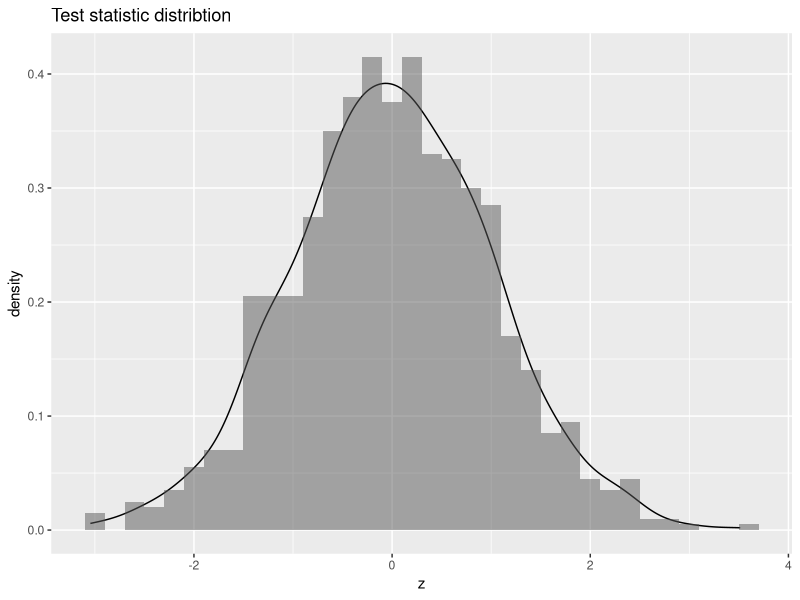
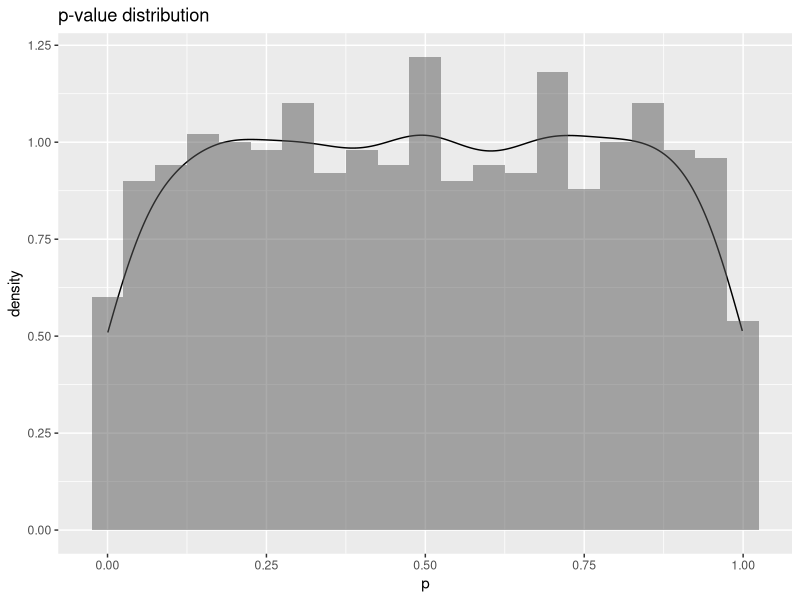

Write the R code that produced these figures, in order.
## ---- chunk 1
knitr::opts_chunk$set(echo = TRUE)

library(dplyr)
library(ggplot2)
## ---- chunk 2

# Simulate data from standard normal distribution
set.seed(1)
n_obs <- 1000
n_dat <- 1000

dat <- data.frame(
  x = rnorm(n_obs * n_dat),
  dataset = rep(1:n_dat, times = n_obs)
  ) %>%
  group_by(dataset) %>%
  summarize(z = (mean(x) - 0)/(sd(x)/sqrt(n_obs))) %>%
  mutate(p = 2*pt(-abs(z), df = n_obs - 1))

# z statistic should have standard normal distribution.
dat %>%
  ggplot(aes(x = z)) +
  geom_density() +
  geom_histogram(aes(y = ..density..), binwidth = 0.2, alpha = 0.5) +
  labs(title = "Test statistic distribtion")

# p-value should be uniformly distributed in [0;1]
dat %>%
  ggplot(aes(x = p)) +
  geom_density() +
  geom_histogram(aes(y = ..density..), binwidth = 0.05, alpha = 0.5) +
  labs(title = "p-value distribution")

# p-value is prior probability of observing new test statistic at least as
# extreme as the observed one.

dat$p[1]

## ---- chunk 3
set.seed(1)
n <- 10000
n_0 <- n/2
n_1 <- n/2
cov_0 <- rbinom(n_0, 1, 0.51)
cov_1 <- rbinom(n_1, 1, 0.49)
p_1 <- mean(cov_1)
p_0 <- mean(cov_0)
p <- (sum(cov_1) + sum(cov_0)) / (n_1 + n_0)
z <- (p_1 - p_0) / (sqrt(p*(1-p)*(1/n_1 + 1/n_0)))
p_val <- 2*pnorm(-abs(z))
p_val
## ---- chunk 4
val <- 1.4
val_list <- list(val = 1.4)
